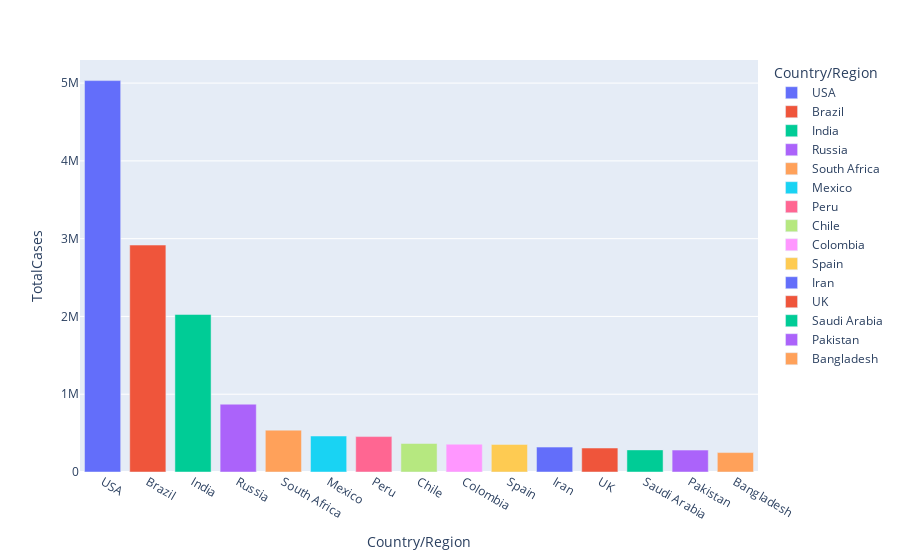

Source (notebook cell):
### Code cell
px.bar(covid_data.head(15),x='Country/Region',y='TotalCases',color = 'Country/Region',
       hover_data = ['Country/Region','Continent'])

### Figure 1 — Plotly figure (JSON) as saved in the notebook; plotly's stock layout.template omitted (floating-point values rounded to 4 significant figures)
{"data": [{"alignmentgroup": "True", "customdata": [["USA", "North America"]], "hovertemplate": "Country/Region=%{customdata[0]}<br>TotalCases=%{y}<br>Continent=%{customdata[1]}<extra></extra>", "legendgroup": "USA", "marker": {"color": "#636efa"}, "name": "USA", "offsetgroup": "USA", "orientation": "v", "showlegend": true, "textposition": "auto", "type": "bar", "x": ["USA"], "xaxis": "x", "y": [5032179], "yaxis": "y"}, {"alignmentgroup": "True", "customdata": [["Brazil", "South America"]], "hovertemplate": "Country/Region=%{customdata[0]}<br>TotalCases=%{y}<br>Continent=%{customdata[1]}<extra></extra>", "legendgroup": "Brazil", "marker": {"color": "#EF553B"}, "name": "Brazil", "offsetgroup": "Brazil", "orientation": "v", "showlegend": true, "textposition": "auto", "type": "bar", "x": ["Brazil"], "xaxis": "x", "y": [2917562], "yaxis": "y"}, {"alignmentgroup": "True", "customdata": [["India", "Asia"]], "hovertemplate": "Country/Region=%{customdata[0]}<br>TotalCases=%{y}<br>Continent=%{customdata[1]}<extra></extra>", "legendgroup": "India", "marker": {"color": "#00cc96"}, "name": "India", "offsetgroup": "India", "orientation": "v", "showlegend": true, "textposition": "auto", "type": "bar", "x": ["India"], "xaxis": "x", "y": [2025409], "yaxis": "y"}, {"alignmentgroup": "True", "customdata": [["Russia", "Europe"]], "hovertemplate": "Country/Region=%{customdata[0]}<br>TotalCases=%{y}<br>Continent=%{customdata[1]}<extra></extra>", "legendgroup": "Russia", "marker": {"color": "#ab63fa"}, "name": "Russia", "offsetgroup": "Russia", "orientation": "v", "showlegend": true, "textposition": "auto", "type": "bar", "x": ["Russia"], "xaxis": "x", "y": [871894], "yaxis": "y"}, {"alignmentgroup": "True", "customdata": [["South Africa", "Africa"]], "hovertemplate": "Country/Region=%{customdata[0]}<br>TotalCases=%{y}<br>Continent=%{customdata[1]}<extra></extra>", "legendgroup": "South Africa", "marker": {"color": "#FFA15A"}, "name": "South Africa", "offsetgroup": "South Africa", "orientation": "v", "showlegend": true, "textposition": "auto", "type": "bar", "x": ["South Africa"], "xaxis": "x", "y": [538184], "yaxis": "y"}, {"alignmentgroup": "True", "customdata": [["Mexico", "North America"]], "hovertemplate": "Country/Region=%{customdata[0]}<br>TotalCases=%{y}<br>Continent=%{customdata[1]}<extra></extra>", "legendgroup": "Mexico", "marker": {"color": "#19d3f3"}, "name": "Mexico", "offsetgroup": "Mexico", "orientation": "v", "showlegend": true, "textposition": "auto", "type": "bar", "x": ["Mexico"], "xaxis": "x", "y": [462690], "yaxis": "y"}, {"alignmentgroup": "True", "customdata": [["Peru", "South America"]], "hovertemplate": "Country/Region=%{customdata[0]}<br>TotalCases=%{y}<br>Continent=%{customdata[1]}<extra></extra>", "legendgroup": "Peru", "marker": {"color": "#FF6692"}, "name": "Peru", "offsetgroup": "Peru", "orientation": "v", "showlegend": true, "textposition": "auto", "type": "bar", "x": ["Peru"], "xaxis": "x", "y": [455409], "yaxis": "y"}, {"alignmentgroup": "True", "customdata": [["Chile", "South America"]], "hovertemplate": "Country/Region=%{customdata[0]}<br>TotalCases=%{y}<br>Continent=%{customdata[1]}<extra></extra>", "legendgroup": "Chile", "marker": {"color": "#B6E880"}, "name": "Chile", "offsetgroup": "Chile", "orientation": "v", "showlegend": true, "textposition": "auto", "type": "bar", "x": ["Chile"], "xaxis": "x", "y": [366671], "yaxis": "y"}, {"alignmentgroup": "True", "customdata": [["Colombia", "South America"]], "hovertemplate": "Country/Region=%{customdata[0]}<br>TotalCases=%{y}<br>Continent=%{customdata[1]}<extra></extra>", "legendgroup": "Colombia", "marker": {"color": "#FF97FF"}, "name": "Colombia", "offsetgroup": "Colombia", "orientation": "v", "showlegend": true, "textposition": "auto", "type": "bar", "x": ["Colombia"], "xaxis": "x", "y": [357710], "yaxis": "y"}, {"alignmentgroup": "True", "customdata": [["Spain", "Europe"]], "hovertemplate": "Country/Region=%{customdata[0]}<br>TotalCases=%{y}<br>Continent=%{customdata[1]}<extra></extra>", "legendgroup": "Spain", "marker": {"color": "#FECB52"}, "name": "Spain", "offsetgroup": "Spain", "orientation": "v", "showlegend": true, "textposition": "auto", "type": "bar", "x": ["Spain"], "xaxis": "x", "y": [354530], "yaxis": "y"}, {"alignmentgroup": "True", "customdata": [["Iran", "Asia"]], "hovertemplate": "Country/Region=%{customdata[0]}<br>TotalCases=%{y}<br>Continent=%{customdata[1]}<extra></extra>", "legendgroup": "Iran", "marker": {"color": "#636efa"}, "name": "Iran", "offsetgroup": "Iran", "orientation": "v", "showlegend": true, "textposition": "auto", "type": "bar", "x": ["Iran"], "xaxis": "x", "y": [320117], "yaxis": "y"}, {"alignmentgroup": "True", "customdata": [["UK", "Europe"]], "hovertemplate": "Country/Region=%{customdata[0]}<br>TotalCases=%{y}<br>Continent=%{customdata[1]}<extra></extra>", "legendgroup": "UK", "marker": {"color": "#EF553B"}, "name": "UK", "offsetgroup": "UK", "orientation": "v", "showlegend": true, "textposition": "auto", "type": "bar", "x": ["UK"], "xaxis": "x", "y": [308134], "yaxis": "y"}, {"alignmentgroup": "True", "customdata": [["Saudi Arabia", "Asia"]], "hovertemplate": "Country/Region=%{customdata[0]}<br>TotalCases=%{y}<br>Continent=%{customdata[1]}<extra></extra>", "legendgroup": "Saudi Arabia", "marker": {"color": "#00cc96"}, "name": "Saudi Arabia", "offsetgroup": "Saudi Arabia", "orientation": "v", "showlegend": true, "textposition": "auto", "type": "bar", "x": ["Saudi Arabia"], "xaxis": "x", "y": [284226], "yaxis": "y"}, {"alignmentgroup": "True", "customdata": [["Pakistan", "Asia"]], "hovertemplate": "Country/Region=%{customdata[0]}<br>TotalCases=%{y}<br>Continent=%{customdata[1]}<extra></extra>", "legendgroup": "Pakistan", "marker": {"color": "#ab63fa"}, "name": "Pakistan", "offsetgroup": "Pakistan", "orientation": "v", "showlegend": true, "textposition": "auto", "type": "bar", "x": ["Pakistan"], "xaxis": "x", "y": [281863], "yaxis": "y"}, {"alignmentgroup": "True", "customdata": [["Bangladesh", "Asia"]], "hovertemplate": "Country/Region=%{customdata[0]}<br>TotalCases=%{y}<br>Continent=%{customdata[1]}<extra></extra>", "legendgroup": "Bangladesh", "marker": {"color": "#FFA15A"}, "name": "Bangladesh", "offsetgroup": "Bangladesh", "orientation": "v", "showlegend": true, "textposition": "auto", "type": "bar", "x": ["Bangladesh"], "xaxis": "x", "y": [249651], "yaxis": "y"}], "layout": {"barmode": "relative", "legend": {"title": {"text": "Country/Region"}, "tracegroupgap": 0}, "margin": {"t": 60}, "xaxis": {"anchor": "y", "categoryarray": ["USA", "Brazil", "India", "Russia", "South Africa", "Mexico", "Peru", "Chile", "Colombia", "Spain", "Iran", "UK", "Saudi Arabia", "Pakistan", "Bangladesh"], "categoryorder": "array", "domain": [0, 1], "title": {"text": "Country/Region"}}, "yaxis": {"anchor": "x", "domain": [0, 1], "title": {"text": "TotalCases"}}}}
